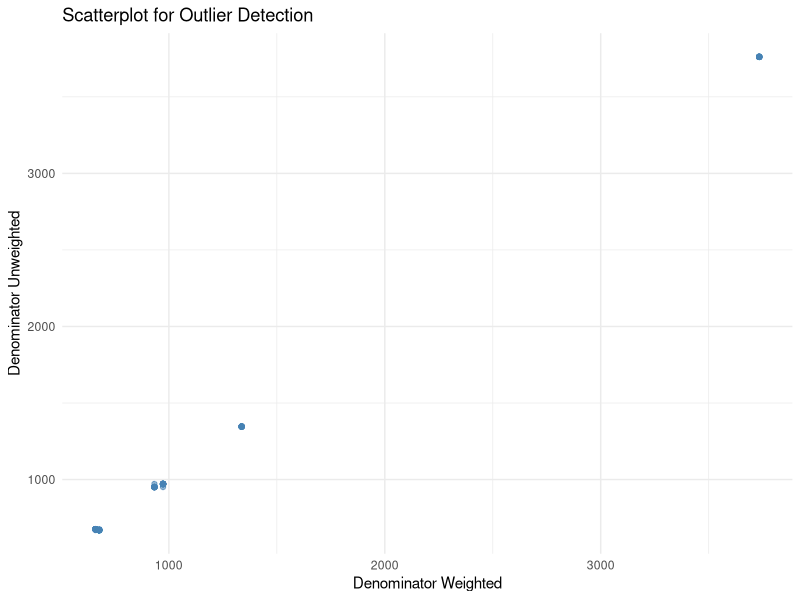
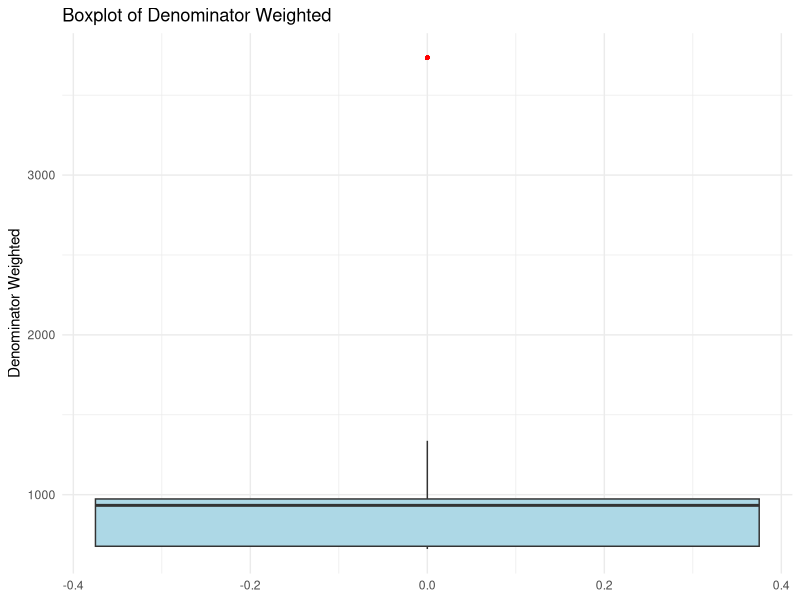

The R script that drew these images, in order: (Note: this script raises an error after producing the figures.)
## ---- chunk 1
knitr::opts_chunk$set(echo = TRUE)
## ---- chunk 2
library(dplyr)
library(tidyr)
library(stringr)
library(readr)
library(here)
library(ggplot2)

getwd()
list.files("data/raw_data")
## ---- chunk 3
imm_df <- read_csv(here("raw_data", "immunization_national_zaf.csv"))
## ---- chunk 4
head(imm_df)
## ---- chunk 5
imm_df <- imm_df[-1, ]
## ---- chunk 6
dim(imm_df)
## ---- chunk 7
dup_check <- imm_df %>%
  group_by(Indicator, SurveyYear, CharacteristicId, Value) %>%
  filter(n() > 1)

dup_check

## ---- chunk 8

data.frame(
  Column = names(imm_df),
  Missing_Percentage = paste0(round(colMeans(is.na(imm_df)) * 100, 2), "%")
  )

## ---- chunk 9
data.frame(
  Column = names(imm_df),
  Missing_Data = paste0(colSums(is.na(imm_df)))
  )
## ---- chunk 10
data.frame(
  Column = names(imm_df),
  paste0(sapply(imm_df, typeof))
)

## ---- chunk 11
str(imm_df)

## ---- chunk 12
imm_df <- imm_df %>%
  mutate(
        Value = as.numeric(Value),
    Precision = as.numeric(Precision),
    SurveyYear = as.integer(SurveyYear),
    IndicatorOrder = as.integer(IndicatorOrder),
    CharacteristicId = as.integer(CharacteristicId),
    CharacteristicOrder = as.integer(CharacteristicOrder),
    IsTotal = as.logical(as.integer(IsTotal)),
    IsPreferred = as.logical(as.integer(IsPreferred)),
    SurveyYearLabel = as.integer(SurveyYearLabel),
    DenominatorWeighted = as.numeric(DenominatorWeighted),
    DenominatorUnweighted = as.numeric(DenominatorUnweighted),
  )
## ---- chunk 13
library(dplyr)
library(purrr)

# Summary table: column name, number of unique values, sample of unique values
n_sample <- 3

summary_tbl <- imm_df %>%
  map_df(~ tibble(
    n_unique = n_distinct(.),
    sample_values = paste(head(unique(.), n_sample), collapse = ", ")
  ), .id = "column")


summary_tbl


## ---- chunk 14
imm_df <- imm_df %>%
  select(
    -ISO3, 
    -DHS_CountryCode, 
    -CountryName, 
    -SurveyId,
    -ByVariableId, 
    -ByVariableLabel, 
    -IsTotal,
    -RegionId, 
    -SurveyYearLabel, 
    -SurveyType,
    -CharacteristicOrder
    
  )
## ---- chunk 15


library(dplyr)
library(tidyr)

imm_df <- imm_df %>%
  fill(DenominatorWeighted, DenominatorUnweighted, .direction = "down")

imm_df[
       c("DenominatorWeighted", "DenominatorUnweighted")]

## ---- chunk 16
ggplot(imm_df, aes(x = DenominatorWeighted, y = DenominatorUnweighted)) +
  geom_point(alpha = 0.6, color = "steelblue") +
  labs(title = "Scatterplot for Outlier Detection",
       x = "Denominator Weighted",
       y = "Denominator Unweighted") +
  theme_minimal()


ggplot(imm_df, aes(y = DenominatorWeighted)) +
  geom_boxplot(fill = "lightblue", outlier.color = "red", outlier.shape = 16) +
  labs(title = "Boxplot of Denominator Weighted",
       y = "Denominator Weighted") +
  theme_minimal()
## ---- chunk 17
dim(imm_df)
## ---- chunk 18
# Calculate IQR boundaries
Q1_w <- quantile(imm_df$DenominatorWeighted, 0.25, na.rm = TRUE)
Q3_w <- quantile(imm_df$DenominatorWeighted, 0.75, na.rm = TRUE)
IQR_w <- Q3_w - Q1_w
lower_w <- Q1_w - 1.5 * IQR_w
upper_w <- Q3_w + 1.5 * IQR_w

Q1_uw <- quantile(imm_df$DenominatorUnweighted, 0.25, na.rm = TRUE)
Q3_uw <- quantile(imm_df$DenominatorUnweighted, 0.75, na.rm = TRUE)
IQR_uw <- Q3_uw - Q1_uw
lower_uw <- Q1_uw - 1.5 * IQR_uw
upper_uw <- Q3_uw + 1.5 * IQR_uw

# Cap values to the IQR limits
imm_df <- imm_df %>%
  mutate(
    DenominatorWeighted = pmin(pmax(DenominatorWeighted, lower_w), upper_w),
    DenominatorUnweighted = pmin(pmax(DenominatorUnweighted, lower_uw), upper_uw)
  )


## ---- chunk 19
write_csv(imm_df, here("cleaned_data", "immunization_cleaned.csv"))
